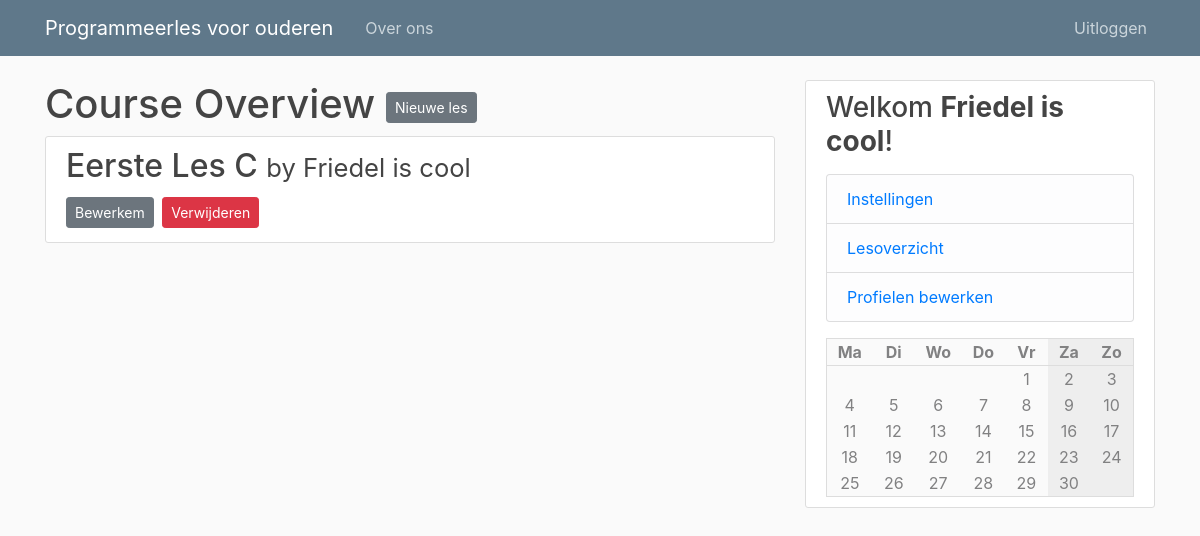
Screenshot of /courses (signed in) with the database file from the repository.
### pgmles/models.py (models this page shows)
class Course(db.Model):
    id = db.Column(db.Integer, primary_key=True)
    name = db.Column(db.String(100), nullable=False)
    description = db.Column(db.Text, nullable=False)
    teacher_id = db.Column(db.Integer, db.ForeignKey('user.id'), nullable=False)
    weekday = db.Column(db.Integer, nullable=False)
    start = db.Column(db.String(10), nullable=False, default=datetime.utcnow)
    end = db.Column(db.String(10), nullable=False, default=datetime.utcnow)
    location = db.Column(db.String(120), nullable=False)

class User(db.Model, UserMixin):
    id = db.Column(db.Integer, primary_key=True)
    type = db.Column(db.String(6), nullable=False, default="client")
    username = db.Column(db.String(20), unique=True, nullable=False)
    email = db.Column(db.String(120), unique=True, nullable=False)
    image_file = db.Column(db.String(20), nullable=False, default='default.jpg')
    password = db.Column(db.String(60), nullable=False)

### pgmles/routes.py (the view)
@app.route("/courses")
@login_required
def course_overview():
    if current_user.type not in [ "admin", "teacher" ]:
        abort(403)
    courses = [ (c, User.query.filter_by(id=c.id).first() ) for c in Course.query.all() ]
    return render_template('course_overview.html', calendar=make_calendar(), title='Lesoverzicht', courses=courses)

### pgmles/models.py (called while the page is built)
@login_manager.user_loader
def load_user(user_id):
    return User.query.get(int(user_id))

### pgmles/routes.py (called while the page is built)
def make_calendar():
    weekdays = list(enumerate(['Ma', 'Di', 'Wo', 'Do', 'Vr', 'Za', 'Zo']))
    courses = [ None, None, None, None, None, None, None ]
    if current_user.is_authenticated:
        subscriptions = [ cm.course_id for cm in CourseMember.query.filter_by(user_id=current_user.id) ]
        courses = [ ' +\n'.join([ c.name for c in Course.query.filter_by(weekday=i) if c.id in subscriptions ]) for i in range(7) ]
    today = datetime.today()
    m = Month()
    rows = []
    for days in m.monthdayscalendar(today.year, today.month):
        rows.append([ (i, d, courses[i]) for i, d in enumerate(days) ])
    return { 'weekdays': weekdays, 'rows': rows }

### pgmles/templates/course_overview.html (shortened to what this page needs)
{% extends "layout.html" %}
{% block content %}
<h1>Course Overview
  <a class="btn btn-secondary btn-sm mt-1 mb-1" href="{{ url_for('new_course') }}">Nieuwe les</a>
</h1>
{% for course, teacher in courses %}
<article class="media content-section">
  <div class="media-body">
    <h2><a class="article-title" href="{{url_for('course', course_id=course.id)}}">{{course.name}} <small>by {{
          teacher.username }}</small></a></h2>
    <div>
      <a class="btn btn-secondary btn-sm mt-1 mb-1"
        href="{{ url_for('update_course', course_id = course.id) }}">Bewerkem</a>
      <button type="button" class="btn btn-danger btn-sm m-1" data-toggle="modal"
        data-target="#deleteModal">Verwijderen</button>
    </div>
  </div>
</article>
{% endfor %}
{% endblock content %}

### pgmles/templates/layout.html (shortened to what this page needs)
<!DOCTYPE html>
<html>
<head>
    <link rel="stylesheet" href="https://maxcdn.bootstrapcdn.com/bootstrap/4.0.0/css/bootstrap.min.css"
>
    <link rel="stylesheet" type="text/css" href="{{ url_for('static', filename='main.css') }}">
</head>
<body>
    <header class="site-header">
        <nav class="navbar navbar-expand-md navbar-dark bg-steel fixed-top">
            <div class="container">
                <a class="navbar-brand mr-4" href="/">Programmeerles voor ouderen</a>
                <div class="collapse navbar-collapse" id="navbarToggle">
                    <div class="navbar-nav mr-auto">
                        <a class="nav-item nav-link" href="/about">Over ons</a>
                    </div>
                    <div class="navbar-nav">
                        {% if current_user.is_authenticated %}
                        <a class="nav-item nav-link" href="{{ url_for('logout') }}">Uitloggen</a>
                        {% else %}
                        <a class="nav-item nav-link" href="{{ url_for('login') }}">Inloggen</a>
                        <a class="nav-item nav-link" href="{{ url_for('register') }}">Registeren</a>
                        {% endif %}
                    </div>
                </div>
            </div>
        </nav>
    </header>
    <main role="main" class="container">
        <div class="row">
            <div class="col-md-8">
                {% block content %}{% endblock %}
            </div>
            <div class="col-md-4">
                <div class="content-section">
                    <h3>Welkom <b>{{ current_user.username if current_user.is_authenticated else 'gast' }}</b>!</h3>
                    {% if current_user.is_authenticated %}
                    <p class='text-muted'>
                    <ul class="list-group">
                        <li class="list-group-item list-group-item-light"><a
                                href="{{ url_for('account') }}">Instellingen</a></li>
                        {% if current_user.type == 'teacher' or current_user.type == 'admin' %}
                        <li class="list-group-item list-group-item-light"><a
                                href="{{ url_for('course_overview') }}">Lesoverzicht</a></li>
                        {% endif %}
                        {% if current_user.type == 'admin' %}
                        <li class="list-group-item list-group-item-light"><a href="{{ url_for('admin') }}">Profielen
                                bewerken</a></li>
                        {% endif %}
                    </ul>
                    </p>
                    {% endif %}
                    <table class='calendar'>
                        <tr>
                            {% for d, day in calendar['weekdays'] %}
                            <th class="{{ 'weekend' if d >= 5 }}">{{ day }}</th>
                            {% endfor %}
                        </tr>
                        {% for row in calendar['rows'] %}
                        <tr>
                            {% for d, day, course in row %}
                            <td class="{{ 'weekend' if d >= 5 }} {{ 'course' if course and day }}">
                                {{ day if day }}
                            </td>
                            {% endfor %}
                        </tr>
                        {% endfor %}
                    </table>
                </div>
            </div>
        </div>
    </main>
</body>
</html>

### pgmles/static/main.css (style rules this page uses)
body { background: #fafafa; color: #333333; margin-top: 5rem; }
h1, h2, h3, h4, h5, h6 { color: #444444; }
.bg-steel { background-color: #5f788a; }
.site-header .navbar-nav .nav-link { color: #cbd5db; }
.content-section { background: #ffffff; padding: 10px 20px; border: 1px solid #dddddd; border-radius: 3px; margin-bottom: 20px; }
.article-title { color: #444444; }
.calendar { background-color: #fafafa; width: 100%; color: #818182; border: #dddddd solid 1px; }
.calendar .weekend { background-color: #eee; }
.calendar th { border-bottom: #ddd solid 1px; }
.calendar th, td { text-align: center; width: 100px; position: relative; }

### rows the page displays
Course: name "Eerste Les C", username "Friedel is cool"
User: username "Friedel is cool"

### other values shown
{{ day }} "Ma" "Di" "Wo" "Do" "Vr" "Za" "Zo"
{{ day if day }} "1" "2" "3" "4" "5" "6" "7" "8" "9" "10" "11" "12" "13" "14" "15" "16" "17" "18" "19" "20" "21" "22" "23" "24" "25" "26" "27" "28" "29" "30"
